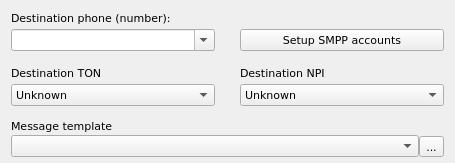
<?xml version="1.0" encoding="UTF-8"?>
<ui version="4.0">
 <class>SendSmsSmppWidget</class>
 <widget class="QWidget" name="SendSmsSmppWidget">
  <property name="geometry">
   <rect>
    <x>0</x>
    <y>0</y>
    <width>455</width>
    <height>163</height>
   </rect>
  </property>
  <property name="font">
   <font>
    <family>DejaVu Sans</family>
    <pointsize>8</pointsize>
   </font>
  </property>
  <property name="windowTitle">
   <string>Form</string>
  </property>
  <layout class="QVBoxLayout" name="verticalLayout_7">
   <property name="spacing">
    <number>10</number>
   </property>
   <property name="topMargin">
    <number>6</number>
   </property>
   <property name="bottomMargin">
    <number>6</number>
   </property>
   <item>
    <layout class="QHBoxLayout" name="horizontalLayout_2">
     <property name="spacing">
      <number>25</number>
     </property>
     <item>
      <layout class="QVBoxLayout" name="verticalLayout_4">
       <property name="spacing">
        <number>0</number>
       </property>
       <item>
        <widget class="QLabel" name="label">
         <property name="text">
          <string>Destination phone (number):</string>
         </property>
        </widget>
       </item>
       <item>
        <widget class="QComboBox" name="cmbDestinationPhone">
         <property name="editable">
          <bool>true</bool>
         </property>
        </widget>
       </item>
      </layout>
     </item>
     <item>
      <layout class="QVBoxLayout" name="verticalLayout_2" stretch="0,0">
       <property name="spacing">
        <number>0</number>
       </property>
       <item>
        <widget class="QLabel" name="lblEmpty">
         <property name="text">
          <string/>
         </property>
        </widget>
       </item>
       <item>
        <widget class="QPushButton" name="btnSetupSmpp">
         <property name="sizePolicy">
          <sizepolicy hsizetype="Preferred" vsizetype="Preferred">
           <horstretch>0</horstretch>
           <verstretch>0</verstretch>
          </sizepolicy>
         </property>
         <property name="text">
          <string notr="true">Setup SMPP accounts</string>
         </property>
         <property name="iconSize">
          <size>
           <width>14</width>
           <height>14</height>
          </size>
         </property>
         <property name="autoDefault">
          <bool>false</bool>
         </property>
         <property name="default">
          <bool>false</bool>
         </property>
         <property name="flat">
          <bool>false</bool>
         </property>
        </widget>
       </item>
      </layout>
     </item>
    </layout>
   </item>
   <item>
    <layout class="QHBoxLayout" name="horizontalLayout_3">
     <property name="spacing">
      <number>25</number>
     </property>
     <item>
      <layout class="QVBoxLayout" name="verticalLayout_3">
       <property name="spacing">
        <number>0</number>
       </property>
       <item>
        <widget class="QLabel" name="label_2">
         <property name="text">
          <string>Destination TON</string>
         </property>
        </widget>
       </item>
       <item>
        <widget class="QComboBox" name="cmbDestinationTon">
         <item>
          <property name="text">
           <string>Unknown</string>
          </property>
         </item>
         <item>
          <property name="text">
           <string>International</string>
          </property>
         </item>
         <item>
          <property name="text">
           <string>National</string>
          </property>
         </item>
         <item>
          <property name="text">
           <string>Network Specific</string>
          </property>
         </item>
         <item>
          <property name="text">
           <string>Subscriber Number</string>
          </property>
         </item>
         <item>
          <property name="text">
           <string>Alphanumeric</string>
          </property>
         </item>
         <item>
          <property name="text">
           <string>Abbreviated</string>
          </property>
         </item>
         <item>
          <property name="text">
           <string/>
          </property>
         </item>
        </widget>
       </item>
      </layout>
     </item>
     <item>
      <layout class="QVBoxLayout" name="verticalLayout">
       <property name="spacing">
        <number>0</number>
       </property>
       <item>
        <widget class="QLabel" name="label_3">
         <property name="text">
          <string>Destination NPI</string>
         </property>
        </widget>
       </item>
       <item>
        <widget class="QComboBox" name="cmbDestinationNpi">
         <item>
          <property name="text">
           <string>Unknown</string>
          </property>
         </item>
         <item>
          <property name="text">
           <string>ISDN (E163/E164)</string>
          </property>
         </item>
         <item>
          <property name="text">
           <string>Data (X.121)</string>
          </property>
         </item>
         <item>
          <property name="text">
           <string>Telex (F.69)</string>
          </property>
         </item>
         <item>
          <property name="text">
           <string>Land Mobile (E.212)</string>
          </property>
         </item>
         <item>
          <property name="text">
           <string>National</string>
          </property>
         </item>
         <item>
          <property name="text">
           <string>Private</string>
          </property>
         </item>
         <item>
          <property name="text">
           <string>ERMES</string>
          </property>
         </item>
         <item>
          <property name="text">
           <string>Internet (IP)</string>
          </property>
         </item>
        </widget>
       </item>
      </layout>
     </item>
    </layout>
   </item>
   <item>
    <layout class="QHBoxLayout" name="horizontalLayout" stretch="20,0">
     <property name="spacing">
      <number>0</number>
     </property>
     <item>
      <layout class="QVBoxLayout" name="verticalLayout_5">
       <property name="spacing">
        <number>0</number>
       </property>
       <item>
        <widget class="QLabel" name="label_5">
         <property name="text">
          <string>Message template</string>
         </property>
        </widget>
       </item>
       <item>
        <widget class="QComboBox" name="cmbMessageTemplate"/>
       </item>
      </layout>
     </item>
     <item>
      <layout class="QVBoxLayout" name="verticalLayout_6">
       <property name="spacing">
        <number>0</number>
       </property>
       <item>
        <spacer name="verticalSpacer">
         <property name="orientation">
          <enum>Qt::Vertical</enum>
         </property>
         <property name="sizeType">
          <enum>QSizePolicy::Fixed</enum>
         </property>
         <property name="sizeHint" stdset="0">
          <size>
           <width>20</width>
           <height>20</height>
          </size>
         </property>
        </spacer>
       </item>
       <item>
        <widget class="QToolButton" name="btnMessageTemplateSelect">
         <property name="text">
          <string>...</string>
         </property>
         <property name="icon">
          <iconset resource="../../qHostMonitor.qrc">
           <normaloff>:/img/foldersTree.png</normaloff>:/img/foldersTree.png</iconset>
         </property>
         <property name="iconSize">
          <size>
           <width>16</width>
           <height>16</height>
          </size>
         </property>
        </widget>
       </item>
      </layout>
     </item>
    </layout>
   </item>
  </layout>
 </widget>
 <resources>
  <include location="../../qHostMonitor.qrc"/>
  <include location="../../qHostMonitor.qrc"/>
 </resources>
 <connections/>
</ui>
